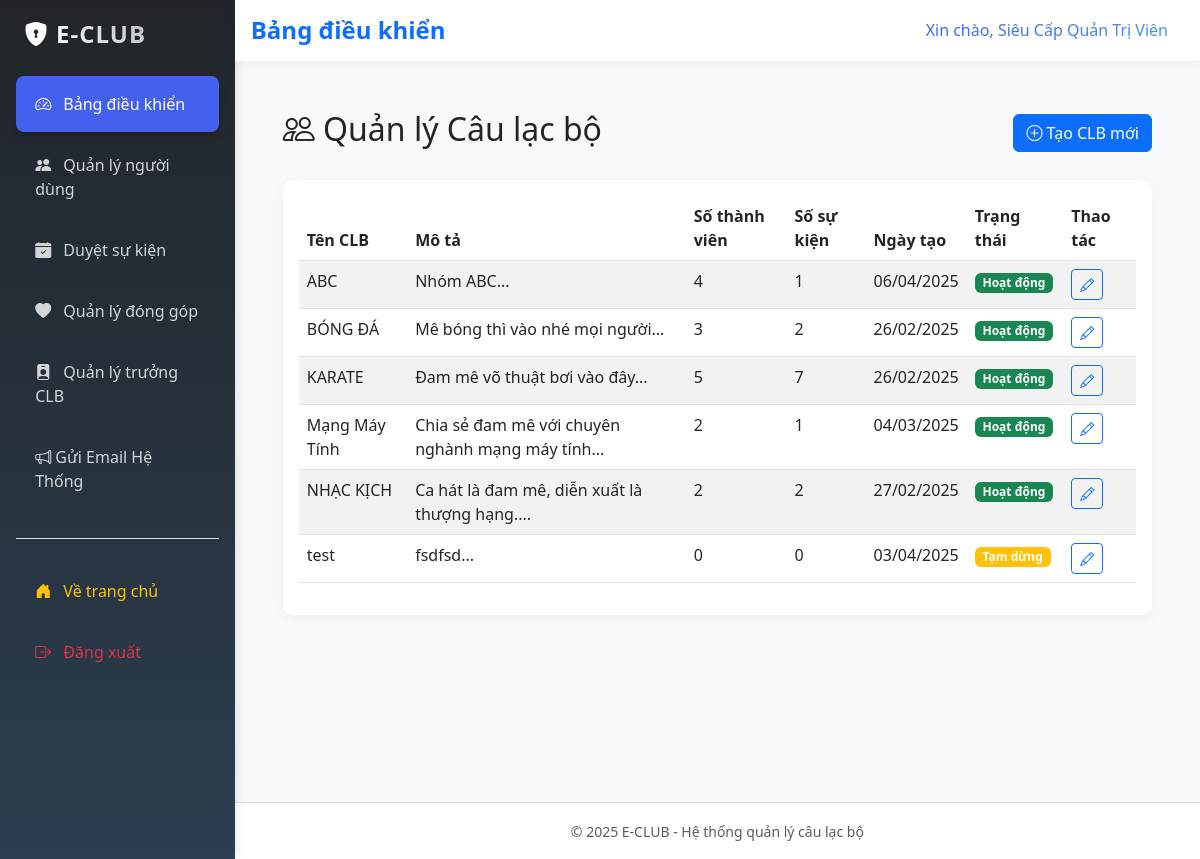
The page /index.php?page=list_clubs (signed in) on the database its author committed.
### tables this page shows
CREATE TABLE `clubs` (
  `id` int(11) NOT NULL,
  `name` varchar(100) NOT NULL,
  `description` text DEFAULT NULL,
  `created_at` timestamp NOT NULL DEFAULT current_timestamp(),
  `status` enum('active','inactive') NOT NULL DEFAULT 'active',
  `image_url` varchar(255) DEFAULT NULL,
  `bank_info` longtext DEFAULT NULL
);

### pages/admin/list_clubs.php (the view, shortened to what this page needs)
<?php
$sql = "SELECT c.*,
       COUNT(DISTINCT cm.id) as member_count,
       COUNT(DISTINCT e.id) as event_count,
       MAX(c.created_at) as created_at
       FROM clubs c
       LEFT JOIN club_members cm ON c.id = cm.club_id AND cm.status = 'approved'
       LEFT JOIN events e ON c.id = e.club_id
       GROUP BY c.id
       ORDER BY c.name ASC";
$result = $conn->query($sql);
$clubs = $result->fetch_all(MYSQLI_ASSOC);
?>
<div class="container-fluid p-4">
    <div class="d-flex justify-content-between align-items-center mb-4">
        <h2><i class="bi bi-people"></i> Quản lý Câu lạc bộ</h2>
        <a href="index.php?page=admin&action=create_club" class="btn btn-primary">
            <i class="bi bi-plus-circle"></i> Tạo CLB mới
        </a>
    </div>
    <div class="card">
        <div class="card-body">
            <div class="table-responsive">
                <table class="table table-striped table-hover">
                    <thead>
                        <tr>
                            <th>Tên CLB</th>
                            <th>Mô tả</th>
                            <th>Số thành viên</th>
                            <th>Số sự kiện</th>
                            <th>Ngày tạo</th>
                            <th>Trạng thái</th>
                            <th>Thao tác</th>
                        </tr>
                    </thead>
                    <tbody>
                        <?php foreach ($clubs as $club): ?>
                        <tr>
                            <td><?php echo htmlspecialchars($club['name']); ?></td>
                            <td><?php echo substr(htmlspecialchars($club['description']), 0, 100) . '...'; ?></td>
                            <td><?php echo $club['member_count']; ?></td>
                            <td><?php echo $club['event_count']; ?></td>
                            <td><?php echo date('d/m/Y', strtotime($club['created_at'])); ?></td>
                            <td>
                                <span class="badge bg-<?php echo $club['status'] === 'active' ? 'success' : 'warning'; ?>">
                                    <?php echo $club['status'] === 'active' ? 'Hoạt động' : 'Tạm dừng'; ?>
                                </span>
                            </td>
                            <td>
                                <div class="btn-group">
                                    <a href="index.php?page=admin&action=edit_club&id=<?php echo $club['id']; ?>"
                                       class="btn btn-sm btn-outline-primary">
                                        <i class="bi bi-pencil"></i>
                                    </a>
                                </div>
                            </td>
                        </tr>
                        <?php endforeach; ?>
                    </tbody>
                </table>
            </div>
        </div>
    </div>
</div>

### templates/admin_layout.php (style rules this page uses)
:root { --primary-color: #4361ee; --secondary-color: #3f37c9; --accent-color: #4895ef; --success-color: #4cc9f0; --light-bg: #f8f9fa; --dark-bg: #212529; }
body { font-family: 'Segoe UI', system-ui, -apple-system, sans-serif; background-color: var(--light-bg); }
.card { border: none; border-radius: 10px; box-shadow: 0 4px 15px rgba(0,0,0,0.05); transition: transform 0.3s; }

### rows shown on the page
clubs: name "ABC", description "Nhóm ABC", member_count "4", event_count "1", created_at "06/04/2025", status "Hoạt động"
clubs: name "BÓNG ĐÁ", description "Mê bóng thì vào nhé mọi người", member_count "3", event_count "2", created_at "26/02/2025", status "Hoạt động"
clubs: name "KARATE", description "Đam mê võ thuật bơi vào đây", member_count "5", event_count "7", created_at "26/02/2025", status "Hoạt động"
clubs: name "Mạng Máy Tính", description "Chia sẻ đam mê với chuyên nghành mạng máy tính", member_count "2", event_count "1", created_at "04/03/2025", status "Hoạt động"
clubs: name "NHẠC KỊCH", description "Ca hát là đam mê, diễn xuất là thượng hạng.", member_count "2", event_count "2", created_at "27/02/2025", status "Hoạt động"
clubs: name "test", description "fsdfsd", member_count "0", event_count "0", created_at "03/04/2025", status "Tạm dừng"

### other values the page prints
APP_NAME "E-CLUB"
$_SESSION['name'] "Siêu Cấp Quản Trị Viên"
